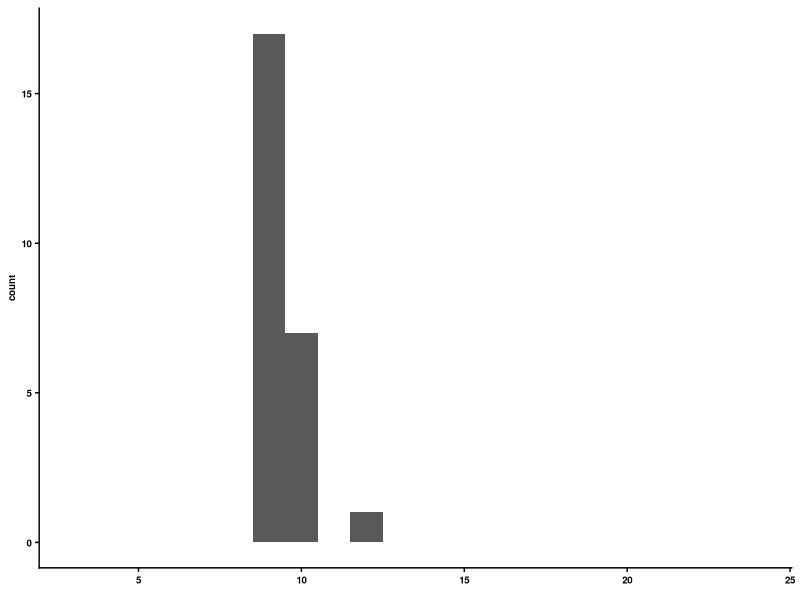
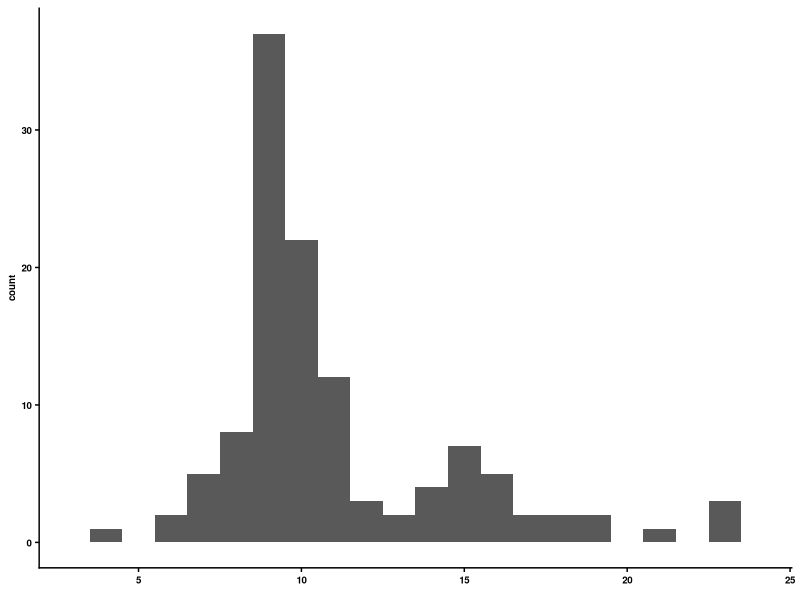

Write R code to recreate these figures, in order.
#R code
library(ggplot2)
library(scales)
library(RColorBrewer)
library(readr)
library(tidyr)
library(reshape2)
library(stringr)
library(dplyr)
require(cowplot)

plot_CDRH3_len_dist <- function(CDRH3_table, graphname){
  textsize <- 7
  p <- ggplot(CDRH3_table,aes(x=CDRH3_length,y=count)) +
         geom_bar(stat="identity", width=1) +
         theme_cowplot(12) +
         theme(axis.title=element_text(size=textsize,face="bold"),
               axis.text=element_text(size=textsize,face="bold"),
               legend.key.size=unit(0.1,'in'),
               legend.spacing.x=unit(0.03, 'in'), 
               legend.title=element_blank(),
               legend.text=element_text(size=textsize,face="bold"),
               legend.position='right') +
     scale_fill_manual(values=c('black'),drop=FALSE) +
     labs(y=expression(bold('count')),x=expression()) +
     xlim(3,24)
  ggsave(graphname, p, height=0.9, width=1.8)
  }

CDRH3_len_table <- read_tsv('result/CDRH3_length_dist.tsv')
plot_CDRH3_len_dist(filter(CDRH3_len_table,class=='enriched'), 'graph/CDRH3_length_dist_enriched.png')
plot_CDRH3_len_dist(filter(CDRH3_len_table,class=='nonenriched'), 'graph/CDRH3_length_dist_nonenriched.png')
